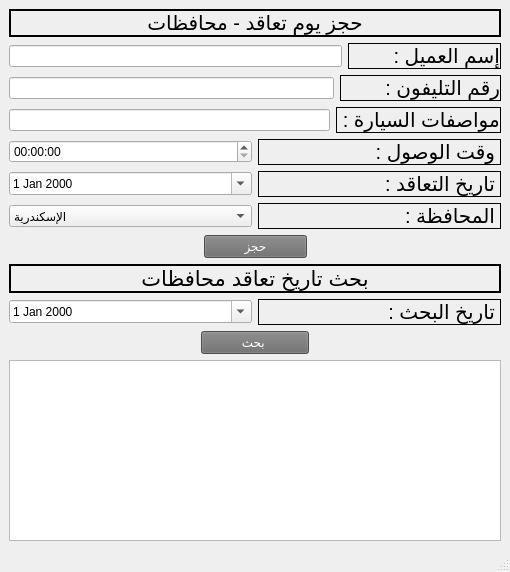
<?xml version="1.0" encoding="UTF-8"?>
<ui version="4.0">
 <class>mohafzat_table</class>
 <widget class="QMainWindow" name="mohafzat_table">
  <property name="geometry">
   <rect>
    <x>0</x>
    <y>0</y>
    <width>510</width>
    <height>572</height>
   </rect>
  </property>
  <property name="windowTitle">
   <string>جدول المحافظات</string>
  </property>
  <property name="windowIcon">
   <iconset resource="logo.qrc">
    <normaloff>:/logo/logo23.png</normaloff>:/logo/logo23.png</iconset>
  </property>
  <widget class="QWidget" name="centralwidget">
   <layout class="QVBoxLayout" name="verticalLayout_3">
    <item>
     <layout class="QVBoxLayout" name="verticalLayout">
      <item>
       <widget class="QLabel" name="label_9">
        <property name="font">
         <font>
          <pointsize>15</pointsize>
         </font>
        </property>
        <property name="frameShape">
         <enum>QFrame::WinPanel</enum>
        </property>
        <property name="text">
         <string>حجز يوم تعاقد - محافظات</string>
        </property>
        <property name="alignment">
         <set>Qt::AlignCenter</set>
        </property>
       </widget>
      </item>
      <item>
       <layout class="QHBoxLayout" name="horizontalLayout">
        <item>
         <widget class="QLineEdit" name="c_name">
          <property name="inputMask">
           <string extracomment="customer name"/>
          </property>
         </widget>
        </item>
        <item>
         <widget class="QLabel" name="label">
          <property name="font">
           <font>
            <pointsize>15</pointsize>
           </font>
          </property>
          <property name="frameShape">
           <enum>QFrame::Box</enum>
          </property>
          <property name="text">
           <string>إسم العميل :        </string>
          </property>
          <property name="alignment">
           <set>Qt::AlignCenter</set>
          </property>
         </widget>
        </item>
       </layout>
      </item>
      <item>
       <layout class="QHBoxLayout" name="horizontalLayout_2">
        <item>
         <widget class="QLineEdit" name="c_num"/>
        </item>
        <item>
         <widget class="QLabel" name="label_2">
          <property name="font">
           <font>
            <pointsize>15</pointsize>
           </font>
          </property>
          <property name="frameShape">
           <enum>QFrame::Box</enum>
          </property>
          <property name="text">
           <string>رقم التليفون :        </string>
          </property>
          <property name="alignment">
           <set>Qt::AlignCenter</set>
          </property>
         </widget>
        </item>
       </layout>
      </item>
      <item>
       <layout class="QHBoxLayout" name="horizontalLayout_5">
        <item>
         <widget class="QLineEdit" name="car_detail">
          <property name="inputMask">
           <string/>
          </property>
         </widget>
        </item>
        <item>
         <widget class="QLabel" name="label_5">
          <property name="font">
           <font>
            <pointsize>15</pointsize>
           </font>
          </property>
          <property name="frameShape">
           <enum>QFrame::Box</enum>
          </property>
          <property name="text">
           <string>مواصفات السيارة : </string>
          </property>
          <property name="alignment">
           <set>Qt::AlignCenter</set>
          </property>
         </widget>
        </item>
       </layout>
      </item>
      <item>
       <layout class="QHBoxLayout" name="horizontalLayout_7">
        <item>
         <widget class="QTimeEdit" name="time_moh">
          <property name="calendarPopup">
           <bool>true</bool>
          </property>
         </widget>
        </item>
        <item>
         <widget class="QLabel" name="label_6">
          <property name="font">
           <font>
            <pointsize>15</pointsize>
           </font>
          </property>
          <property name="frameShape">
           <enum>QFrame::Box</enum>
          </property>
          <property name="text">
           <string>وقت الوصول :</string>
          </property>
          <property name="alignment">
           <set>Qt::AlignLeading|Qt::AlignLeft|Qt::AlignVCenter</set>
          </property>
         </widget>
        </item>
       </layout>
      </item>
      <item>
       <layout class="QHBoxLayout" name="horizontalLayout_4">
        <item>
         <widget class="QDateEdit" name="date_moh">
          <property name="calendarPopup">
           <bool>true</bool>
          </property>
         </widget>
        </item>
        <item>
         <widget class="QLabel" name="label_4">
          <property name="font">
           <font>
            <pointsize>15</pointsize>
           </font>
          </property>
          <property name="frameShape">
           <enum>QFrame::Box</enum>
          </property>
          <property name="text">
           <string>تاريخ التعاقد :</string>
          </property>
          <property name="alignment">
           <set>Qt::AlignLeading|Qt::AlignLeft|Qt::AlignVCenter</set>
          </property>
         </widget>
        </item>
       </layout>
      </item>
      <item>
       <layout class="QHBoxLayout" name="horizontalLayout_3">
        <item>
         <widget class="QComboBox" name="moh_name">
          <item>
           <property name="text">
            <string>الإسكندرية</string>
           </property>
          </item>
          <item>
           <property name="text">
            <string>الإسماعيلية</string>
           </property>
          </item>
          <item>
           <property name="text">
            <string>أسوان</string>
           </property>
          </item>
          <item>
           <property name="text">
            <string>أسيوط</string>
           </property>
          </item>
          <item>
           <property name="text">
            <string>الأقصر</string>
           </property>
          </item>
          <item>
           <property name="text">
            <string>البحر الأحمر</string>
           </property>
          </item>
          <item>
           <property name="text">
            <string>البحيرة</string>
           </property>
          </item>
          <item>
           <property name="text">
            <string>بني سويف</string>
           </property>
          </item>
          <item>
           <property name="text">
            <string>بورسعيد</string>
           </property>
          </item>
          <item>
           <property name="text">
            <string>جنوب سيناء</string>
           </property>
          </item>
          <item>
           <property name="text">
            <string>الجيزة</string>
           </property>
          </item>
          <item>
           <property name="text">
            <string>الدقهلية</string>
           </property>
          </item>
          <item>
           <property name="text">
            <string>دمياط</string>
           </property>
          </item>
          <item>
           <property name="text">
            <string>سوهاج</string>
           </property>
          </item>
          <item>
           <property name="text">
            <string>السويس</string>
           </property>
          </item>
          <item>
           <property name="text">
            <string>الشرقية</string>
           </property>
          </item>
          <item>
           <property name="text">
            <string>شمال سيناء</string>
           </property>
          </item>
          <item>
           <property name="text">
            <string>الغربية</string>
           </property>
          </item>
          <item>
           <property name="text">
            <string>الفيوم</string>
           </property>
          </item>
          <item>
           <property name="text">
            <string>القليوبية</string>
           </property>
          </item>
          <item>
           <property name="text">
            <string>قنا</string>
           </property>
          </item>
          <item>
           <property name="text">
            <string>كفر الشيخ</string>
           </property>
          </item>
          <item>
           <property name="text">
            <string>مطروح</string>
           </property>
          </item>
          <item>
           <property name="text">
            <string>المنوفية</string>
           </property>
          </item>
          <item>
           <property name="text">
            <string>المنيا</string>
           </property>
          </item>
          <item>
           <property name="text">
            <string>الوادي الجديد</string>
           </property>
          </item>
         </widget>
        </item>
        <item>
         <widget class="QLabel" name="label_3">
          <property name="font">
           <font>
            <pointsize>15</pointsize>
           </font>
          </property>
          <property name="frameShape">
           <enum>QFrame::Box</enum>
          </property>
          <property name="text">
           <string>المحافظة :</string>
          </property>
          <property name="alignment">
           <set>Qt::AlignLeading|Qt::AlignLeft|Qt::AlignVCenter</set>
          </property>
         </widget>
        </item>
       </layout>
      </item>
      <item>
       <layout class="QHBoxLayout" name="horizontalLayout_6">
        <item>
         <spacer name="horizontalSpacer">
          <property name="orientation">
           <enum>Qt::Horizontal</enum>
          </property>
          <property name="sizeHint" stdset="0">
           <size>
            <width>40</width>
            <height>20</height>
           </size>
          </property>
         </spacer>
        </item>
        <item>
         <widget class="QPushButton" name="pushButton">
          <property name="cursor">
           <cursorShape>PointingHandCursor</cursorShape>
          </property>
          <property name="styleSheet">
           <string notr="true">color: rgb(255, 255, 255);
background-color: rgb(108, 108, 108);
</string>
          </property>
          <property name="text">
           <string>           حجز           </string>
          </property>
         </widget>
        </item>
        <item>
         <spacer name="horizontalSpacer_2">
          <property name="orientation">
           <enum>Qt::Horizontal</enum>
          </property>
          <property name="sizeHint" stdset="0">
           <size>
            <width>40</width>
            <height>20</height>
           </size>
          </property>
         </spacer>
        </item>
       </layout>
      </item>
     </layout>
    </item>
    <item>
     <widget class="QLabel" name="label_8">
      <property name="font">
       <font>
        <pointsize>16</pointsize>
       </font>
      </property>
      <property name="frameShape">
       <enum>QFrame::WinPanel</enum>
      </property>
      <property name="text">
       <string>بحث تاريخ تعاقد محافظات</string>
      </property>
      <property name="alignment">
       <set>Qt::AlignCenter</set>
      </property>
     </widget>
    </item>
    <item>
     <layout class="QVBoxLayout" name="verticalLayout_2">
      <item>
       <layout class="QHBoxLayout" name="horizontalLayout_8">
        <item>
         <widget class="QDateEdit" name="moh_date_search">
          <property name="calendarPopup">
           <bool>true</bool>
          </property>
         </widget>
        </item>
        <item>
         <widget class="QLabel" name="label_7">
          <property name="font">
           <font>
            <pointsize>15</pointsize>
           </font>
          </property>
          <property name="frameShape">
           <enum>QFrame::Box</enum>
          </property>
          <property name="text">
           <string>تاريخ البحث :</string>
          </property>
         </widget>
        </item>
       </layout>
      </item>
      <item>
       <layout class="QHBoxLayout" name="horizontalLayout_9">
        <item>
         <spacer name="horizontalSpacer_3">
          <property name="orientation">
           <enum>Qt::Horizontal</enum>
          </property>
          <property name="sizeHint" stdset="0">
           <size>
            <width>40</width>
            <height>20</height>
           </size>
          </property>
         </spacer>
        </item>
        <item>
         <widget class="QPushButton" name="pushButton_2">
          <property name="cursor">
           <cursorShape>PointingHandCursor</cursorShape>
          </property>
          <property name="styleSheet">
           <string notr="true">color: rgb(255, 255, 255);
background-color: rgb(108, 108, 108);
</string>
          </property>
          <property name="text">
           <string>           بحث            </string>
          </property>
         </widget>
        </item>
        <item>
         <spacer name="horizontalSpacer_4">
          <property name="orientation">
           <enum>Qt::Horizontal</enum>
          </property>
          <property name="sizeHint" stdset="0">
           <size>
            <width>40</width>
            <height>20</height>
           </size>
          </property>
         </spacer>
        </item>
       </layout>
      </item>
     </layout>
    </item>
    <item>
     <widget class="QTableView" name="moh_table"/>
    </item>
   </layout>
  </widget>
  <widget class="QMenuBar" name="menubar">
   <property name="geometry">
    <rect>
     <x>0</x>
     <y>0</y>
     <width>510</width>
     <height>22</height>
    </rect>
   </property>
  </widget>
  <widget class="QStatusBar" name="statusbar"/>
 </widget>
 <resources>
  <include location="logo.qrc"/>
 </resources>
 <connections/>
</ui>
